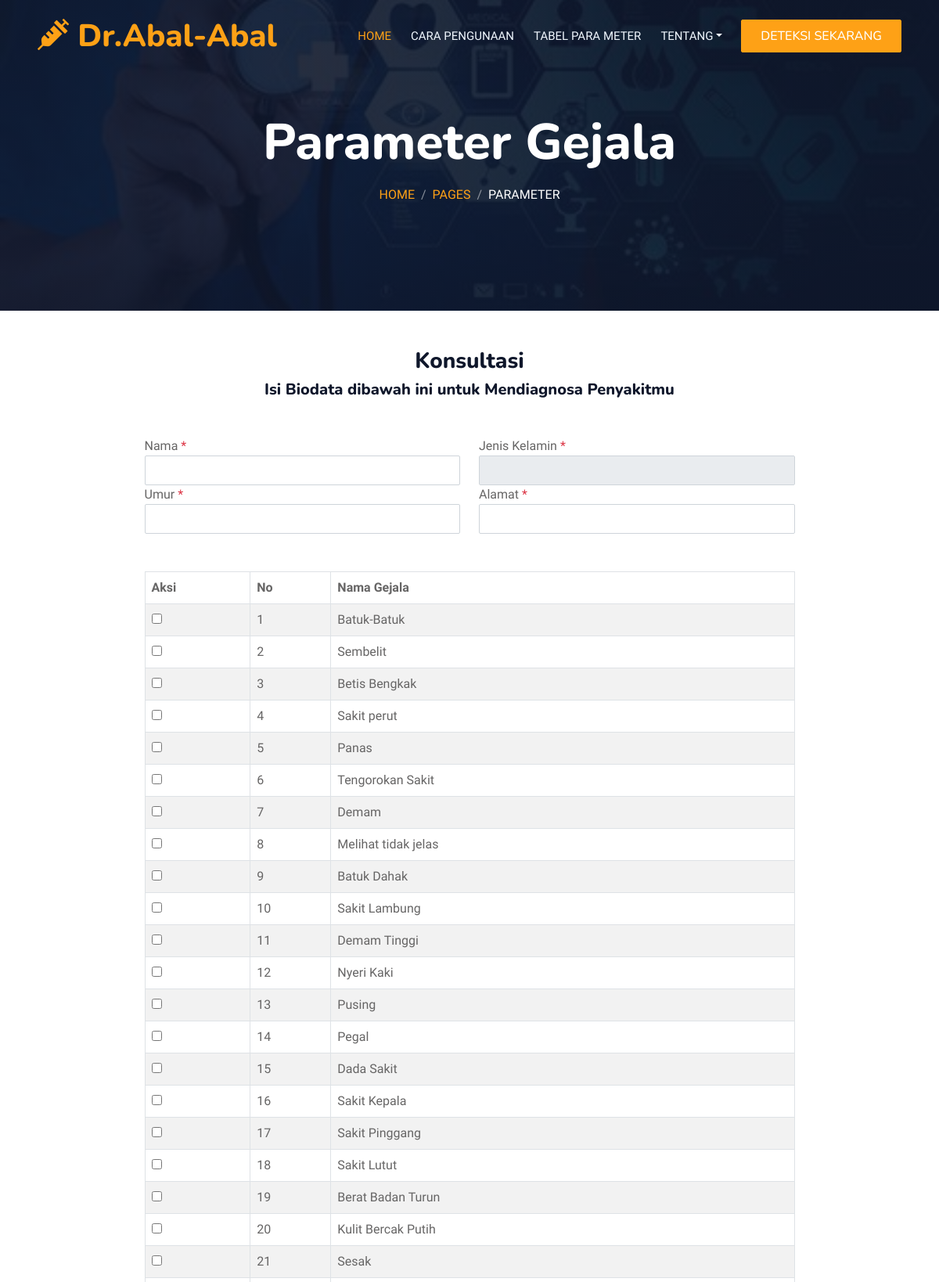
Screenshot of /perhitungan/deteksi.php (upper part) with the database file from the repository.
### tables this page shows
CREATE TABLE `tb_gejala` (
  `kode_gejala` varchar(8) NOT NULL,
  `nama_gejala` varchar(256) NOT NULL
);

### includes/general.php (called while the page is built, shortened)
<?php
function set_value($key = null, $default = null){
    return $default;
}
function esc_field($str){
    return addslashes($str);
}

### config.php (called while the page is built)
<?php
$config["server"]='localhost';
$config["username"]='root';
$config["password"]='';
$config["database_name"]='db_sp';

### functions.php (called while the page is built, shortened)
<?php
include 'config.php';
include 'includes/db.php';
$db = new DB($config['server'], $config['username'], $config['password'], $config['database_name']);
include 'includes/general.php';

### includes/db.php (called while the page is built, shortened)
<?php
class DB{
    var $conn = null;
    public function __construct($host, $username, $passwd, $dbname){
        $this->conn = mysqli_connect($host, $username, $passwd, $dbname);
    }
    public function query($sql){
        $query = mysqli_query($this->conn, $sql) or die('<pre>Error mysqli_query: ' . mysqli_error($this->conn) . '<br />' . $sql . '</pre>');
        return $query;
    }
    public function get_results($sql){
        $query = $this->query($sql);
        $arr = array();
        while($row = mysqli_fetch_object($query)){
            $arr[] = $row;
        }
        return $arr;
    }
}

### perhitungan/deteksi.php (the view, shortened to what this page needs)
<?php
include '../functions.php';
?>
<!DOCTYPE html>
<html lang="en">
<head>
    <link href="https://cdnjs.cloudflare.com/ajax/libs/font-awesome/5.10.0/css/all.min.css" rel="stylesheet">
    <link href="https://cdn.jsdelivr.net/npm/bootstrap-icons@1.4.1/font/bootstrap-icons.css" rel="stylesheet">
    <link href="../lib/animate/animate.min.css" rel="stylesheet">
    <link href="../lib/owlcarousel/assets/owl.carousel.min.css" rel="stylesheet">
    <link href="../lib/tempusdominus/css/tempusdominus-bootstrap-4.min.css" rel="stylesheet" />
    <link href="../css/bootstrap.min.css" rel="stylesheet">
    <link href="../css/style.css" rel="stylesheet">
</head>
<body>
    <div class="container-xxl bg-white p-0">
        <div class="container-xxl position-relative p-0">
            <nav class="navbar navbar-expand-lg navbar-dark bg-dark px-4 px-lg-5 py-3 py-lg-0">
                <a href="" class="navbar-brand p-0">
                    <h1 class="text-primary m-0"><i class="fa fa-syringe"></i> Dr.Abal-Abal</h1>
                </a>
                <div class="collapse navbar-collapse" id="navbarCollapse">
                    <div class="navbar-nav ms-auto py-0 pe-4">
                        <a href="../index.php" class="nav-item nav-link active">Home</a>
                        <a href="../service.php" class="nav-item nav-link">Cara Pengunaan</a>
                        <a href="../menu.php" class="nav-item nav-link">Tabel Para Meter</a>
                        <div class="nav-item dropdown">
                            <a href="#" class="nav-link dropdown-toggle" data-bs-toggle="dropdown">Tentang</a>
                        </div>
                    </div>
                    <a href="deteksi.php" class="btn btn-primary py-2 px-4">Deteksi Sekarang</a>
                </div>
            </nav>
            <div class="container-xxl py-5 bg-dark hero-header mb-5">
                <div class="container text-center my-5 pt-5 pb-4">
                    <h1 class="display-3 text-white mb-3 animated slideInDown">Parameter Gejala</h1>
                    <nav aria-label="breadcrumb">
                        <ol class="breadcrumb justify-content-center text-uppercase">
                            <li class="breadcrumb-item"><a href="#">Home</a></li>
                            <li class="breadcrumb-item"><a href="#">Pages</a></li>
                            <li class="breadcrumb-item text-white active" aria-current="page">Parameter</li>
                        </ol>
                    </nav>
                </div>
            </div>
        </div>
        <div class="page-body-wrapper mt-4">
        <section class="contactus" id="konsultasi">
            <div class="container">
                <div class="row mb-5 pb-5 justify-content-center">
                    <div class="col-sm-9" data-aos="fade-up" data-aos-offset="-500">
                        <h3 class="font-weight-medium text-dark mt-5 mt-lg-0 text-center" >Konsultasi</h3>
                        <h5 class="text-dark mb-5 text-center">Isi Biodata dibawah ini untuk Mendiagnosa Penyakitmu</h5>
                        <form method="POST">
                            <div class="row">
                                <div class="col-sm-6">
                                    <div class="form-group">
                                        <label>Nama <span class="text-danger">*</span></label>
                                        <input class="form-control" type="text" name="nama" value="<?= set_value('nama') ?>">
                                    </div>
                                </div>
                                <div class="col-sm-6">
                                    <div class="form-group">
                                        <label>Jenis Kelamin <span class="text-danger">*</span></label>
                                        <select class="form-control" name="jk">
                                            <option value="">&nbsp;</option>
                                        </select>
                                    </div>
                                </div>
                                <div class="col-sm-6">
                                    <div class="form-group">
                                        <label>Umur <span class="text-danger">*</span></label>
                                        <input class="form-control" type="number" name="umur" value="<?= set_value('umur') ?>">
                                    </div>
                                </div>
                                <div class="col-sm-6">
                                    <div class="form-group">
                                        <label>Alamat <span class="text-danger">*</span></label>
                                        <input class="form-control" type="text" name="alamat" value="<?= set_value('alamat') ?>">
                                    </div>
                                </div>
                            </div>
                            <br><br>
                            <div class="row">
                                <div class="col-12">
                                    <table class="table table-bordered table-hover table-striped">
                                        <thead>
                                            <tr>
                                                <th>Aksi</th>
                                                <th>No</th>
                                                <th>Nama Gejala</th>
                                            </tr>
                                        </thead>
                                        <?php
                                        $q = esc_field($_GET['q']);
                                        $rows = $db->get_results("SELECT * FROM tb_gejala
      							        WHERE kode_gejala LIKE '%$q%' OR nama_gejala LIKE '%$q%'
       							        ORDER BY kode_gejala");
                                        $no = 1;
                                        foreach ($rows as $row) : ?>
                                            <tr>
                                                <td><input type="checkbox"  name="gejala[]" value="<?= $row->kode_gejala ?>" /></td>
                                                <td><?= $no++ ?></td>
                                                <td><?= $row->nama_gejala ?></td>
                                            </tr>
                                        <?php endforeach; ?>
                                    </table>
                                </div>
                            </div>
                        </form>
                    </div>
                </div>
            </div>
        </section>
    </div>
    </div>
</body>
</html>

### css/style.css (style rules this page uses)
:root { --primary: #FEA116; --light: #F1F8FF; --dark: #0F172B; }
.btn { font-family: 'Nunito', sans-serif; font-weight: 500; text-transform: uppercase; transition: .5s; }
.btn.btn-primary, .btn.btn-secondary { color: #FFFFFF; }
.navbar-dark .navbar-nav .nav-link { position: relative; margin-left: 25px; padding: 35px 0; font-size: 15px; color: var(--light) !important; text-transform: uppercase; font-weight: 500; outline: none; transition: .5s; }
.navbar-dark .navbar-nav .nav-link:hover, .navbar-dark .navbar-nav .nav-link.active { color: var(--primary) !important; }
@media (min-width: 992px) { .navbar-dark { position: absolute; width: 100%; top: 0; left: 0; z-index: 999; background: transparent !important; } }
.hero-header { background: linear-gradient(rgba(15, 23, 43, .9), rgba(15, 23, 43, .9)), url(../img/ooo.jpg); background-position: center center; background-repeat: no-repeat; background-size: cover; }
.breadcrumb-item + .breadcrumb-item::before { color: rgba(255, 255, 255, .5); }

### rows the page displays
tb_gejala: nama_gejala "Batuk-Batuk"
tb_gejala: nama_gejala "Sembelit"
tb_gejala: nama_gejala "Betis Bengkak"
tb_gejala: nama_gejala "Sakit perut"
tb_gejala: nama_gejala "Panas"
tb_gejala: nama_gejala "Tengorokan Sakit"
tb_gejala: nama_gejala "Demam"
tb_gejala: nama_gejala "Melihat tidak jelas"
tb_gejala: nama_gejala "Batuk Dahak"
tb_gejala: nama_gejala "Sakit Lambung"
tb_gejala: nama_gejala "Demam Tinggi"
tb_gejala: nama_gejala "Nyeri Kaki"
tb_gejala: nama_gejala "Pusing"
tb_gejala: nama_gejala "Pegal"
tb_gejala: nama_gejala "Dada Sakit"
tb_gejala: nama_gejala "Sakit Kepala"
tb_gejala: nama_gejala "Sakit Pinggang"
tb_gejala: nama_gejala "Sakit Lutut"
tb_gejala: nama_gejala "Berat Badan Turun"
tb_gejala: nama_gejala "Kulit Bercak Putih"
tb_gejala: nama_gejala "Sesak"
